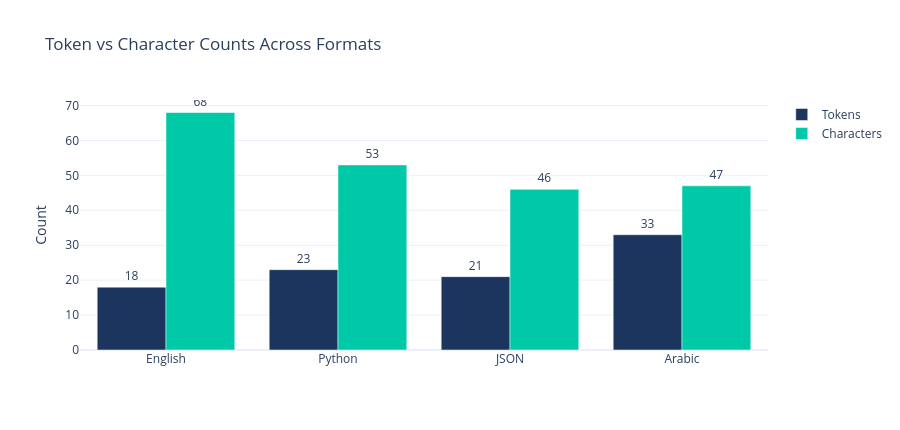

The cell this chart's notebook holds for it:
### Code cell
formats = {
    "English": "The user's name is Ahmed and he is 30 years old and lives in Riyadh.",
    "Python":  'user = {"name": "Ahmed", "age": 30, "city": "Riyadh"}',
    "JSON":    '{"name": "Ahmed", "age": 30, "city": "Riyadh"}',
    "Arabic":  "اسم المستخدم أحمد وعمره 30 سنة ويسكن في الرياض.",
}

labels = list(formats.keys())
token_counts = [len(encoder.encode(t)) for t in formats.values()]
char_counts  = [len(t) for t in formats.values()]

fig = go.Figure()
fig.add_trace(go.Bar(name="Tokens",     x=labels, y=token_counts, marker_color="#1C355E",
                     text=token_counts, textposition="outside"))
fig.add_trace(go.Bar(name="Characters", x=labels, y=char_counts,  marker_color="#00C9A7",
                     text=char_counts,  textposition="outside"))
fig.update_layout(
    title="Token vs Character Counts Across Formats",
    yaxis_title="Count",
    barmode="group",
    template="plotly_white",
    height=430,
)
fig.show()

print("\nTokens per character:")
for label, tc, cc in zip(labels, token_counts, char_counts):
    print(f"  {label:<10} {tc/cc:.2f} tokens/char   ({tc} tokens, {cc} chars)")

### Figure 1 — Plotly figure (JSON) as saved in the notebook; plotly's stock layout.template omitted (floating-point values rounded to 4 significant figures)
{"data": [{"marker": {"color": "#1C355E"}, "name": "Tokens", "text": ["18", "23", "21", "33"], "textposition": "outside", "type": "bar", "x": ["English", "Python", "JSON", "Arabic"], "y": [18, 23, 21, 33]}, {"marker": {"color": "#00C9A7"}, "name": "Characters", "text": ["68", "53", "46", "47"], "textposition": "outside", "type": "bar", "x": ["English", "Python", "JSON", "Arabic"], "y": [68, 53, 46, 47]}], "layout": {"barmode": "group", "height": 430, "title": {"text": "Token vs Character Counts Across Formats"}, "yaxis": {"title": {"text": "Count"}}}}
